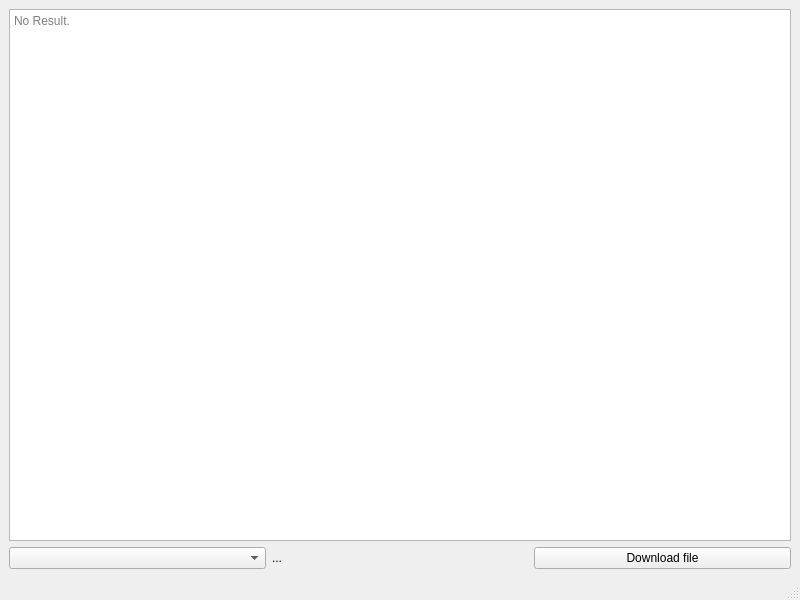
<?xml version="1.0" encoding="UTF-8"?>
<ui version="4.0">
 <class>MainWindow</class>
 <widget class="QMainWindow" name="MainWindow">
  <property name="geometry">
   <rect>
    <x>0</x>
    <y>0</y>
    <width>800</width>
    <height>600</height>
   </rect>
  </property>
  <property name="windowTitle">
   <string>MainWindow</string>
  </property>
  <widget class="QWidget" name="centralwidget">
   <layout class="QVBoxLayout" name="verticalLayout">
    <item>
     <widget class="QTextEdit" name="textEdit">
      <property name="readOnly">
       <bool>true</bool>
      </property>
      <property name="placeholderText">
       <string>No Result.</string>
      </property>
     </widget>
    </item>
    <item>
     <layout class="QHBoxLayout" name="horizontalLayout">
      <item>
       <widget class="QComboBox" name="filesComboBox"/>
      </item>
      <item>
       <widget class="QLabel" name="fileNameLabel">
        <property name="text">
         <string>...</string>
        </property>
       </widget>
      </item>
      <item>
       <widget class="QPushButton" name="pushButton">
        <property name="text">
         <string>Download file</string>
        </property>
       </widget>
      </item>
     </layout>
    </item>
   </layout>
  </widget>
  <widget class="QMenuBar" name="menubar">
   <property name="geometry">
    <rect>
     <x>0</x>
     <y>0</y>
     <width>800</width>
     <height>26</height>
    </rect>
   </property>
  </widget>
  <widget class="QStatusBar" name="statusbar"/>
 </widget>
 <resources/>
 <connections/>
</ui>
